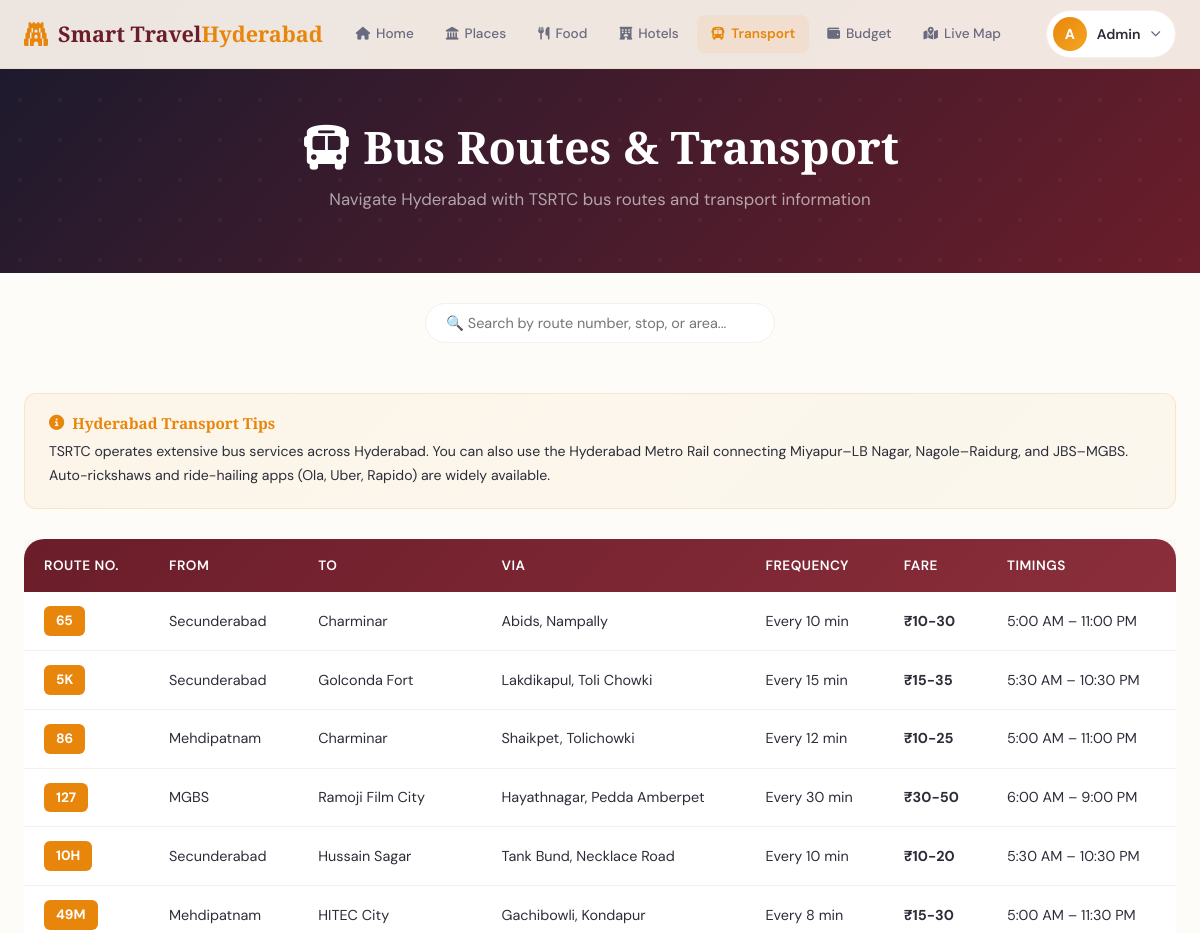
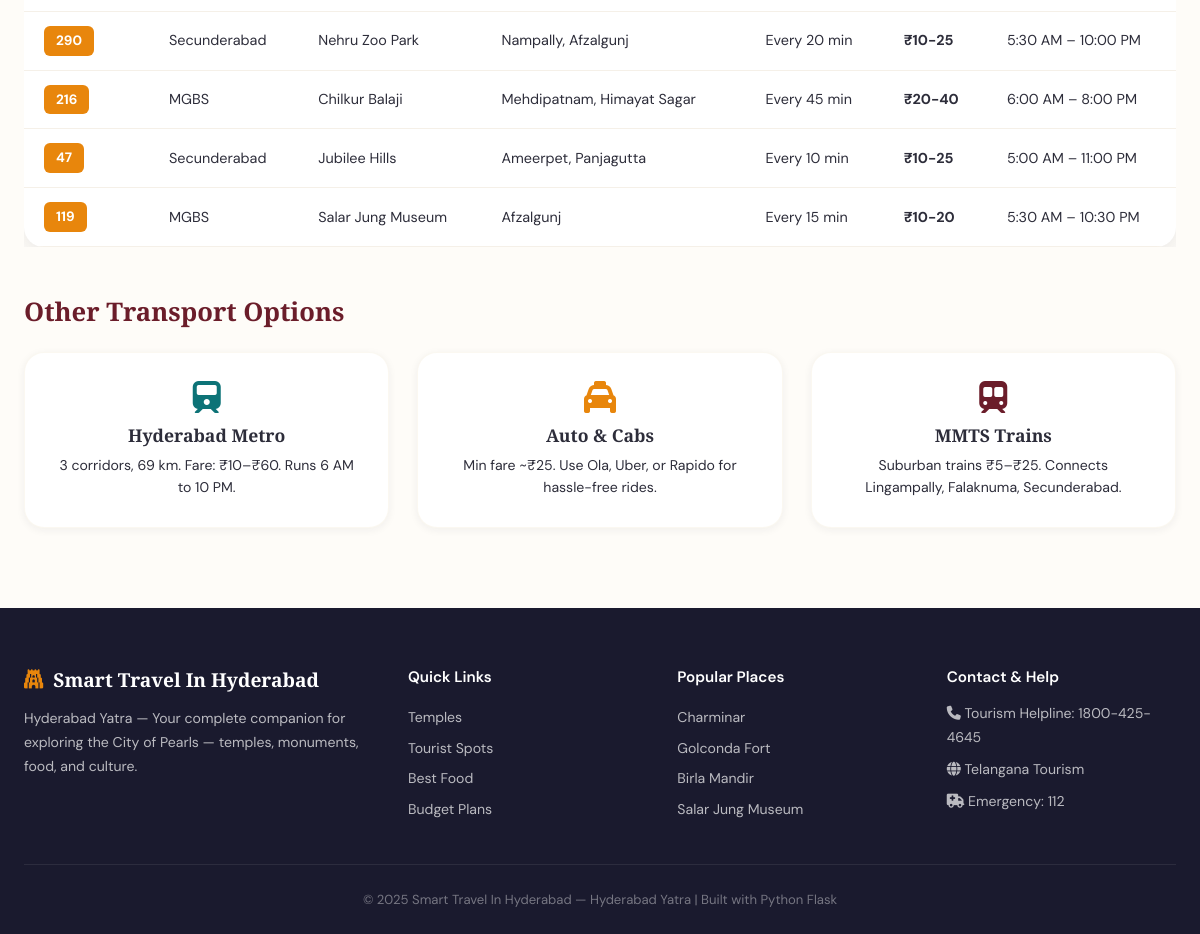
The app's page /transport (signed in) with its own data (2 pictures, top to bottom).
### tables this page shows
CREATE TABLE bus_routes (
            id INTEGER PRIMARY KEY AUTOINCREMENT,
            route_number TEXT, from_stop TEXT, to_stop TEXT,
            via TEXT, frequency TEXT, fare TEXT,
            first_bus TEXT, last_bus TEXT
        );

### app.py (the view)
@app.route('/transport')
def transport():
    search = request.args.get('search', '')
    if search:
        routes = query_db(
            "SELECT * FROM bus_routes WHERE from_stop LIKE ? OR to_stop LIKE ? OR via LIKE ? OR route_number LIKE ?",
            (f'%{search}%', f'%{search}%', f'%{search}%', f'%{search}%'))
    else:
        routes = query_db("SELECT * FROM bus_routes")
    return render_template('transport.html', routes=routes, search=search)

### app.py (called while the page is built)
def get_db():
    conn = sqlite3.connect(DATABASE)
    conn.row_factory = sqlite3.Row
    return conn

def query_db(query, args=(), one=False):
    conn = get_db()
    cur = conn.execute(query, args)
    rv = cur.fetchall()
    conn.close()
    return (rv[0] if rv else None) if one else rv

### templates/transport.html (shortened to what this page needs)
{% extends 'base.html' %}
{% block content %}
<div class="page-header"><h1><i class="fas fa-bus"></i> Bus Routes & Transport</h1><p>Navigate Hyderabad with TSRTC bus routes and transport information</p></div>
<div class="filters-bar"><input type="text" class="search-input" style="min-width:350px;" placeholder="🔍 Search by route number, stop, or area..." value="{{ search }}" onkeypress="searchTransport(event)"></div>
<div class="container" style="padding-bottom:80px;">
    <div class="tips-box" style="margin-bottom:30px;"><h4><i class="fas fa-info-circle"></i> Hyderabad Transport Tips</h4><p>TSRTC operates extensive bus services across Hyderabad. You can also use the Hyderabad Metro Rail connecting Miyapur–LB Nagar, Nagole–Raidurg, and JBS–MGBS. Auto-rickshaws and ride-hailing apps (Ola, Uber, Rapido) are widely available.</p></div>
    {% if routes %}
    <div style="overflow-x:auto;"><table class="route-table"><thead><tr><th>Route No.</th><th>From</th><th>To</th><th>Via</th><th>Frequency</th><th>Fare</th><th>Timings</th></tr></thead><tbody>
    {% for route in routes %}<tr><td><span class="route-number">{{ route.route_number }}</span></td><td>{{ route.from_stop }}</td><td>{{ route.to_stop }}</td><td>{{ route.via }}</td><td>{{ route.frequency }}</td><td><strong>{{ route.fare }}</strong></td><td>{{ route.first_bus }} – {{ route.last_bus }}</td></tr>{% endfor %}
    </tbody></table></div>
    {% else %}<div style="text-align:center;padding:60px 20px;"><h3 style="color:var(--text-light);">No routes found for "{{ search }}"</h3></div>{% endif %}
    <div style="margin-top:50px;"><h2 style="color:var(--deep-maroon);margin-bottom:24px;font-size:1.6rem;">Other Transport Options</h2>
    <div class="card-grid" style="padding:0;">
        <div class="place-card" style="padding:28px;text-align:center;"><i class="fas fa-train" style="font-size:2rem;color:var(--teal);margin-bottom:12px;"></i><h3 style="margin-bottom:8px;font-size:1.1rem;">Hyderabad Metro</h3><p style="font-size:0.88rem;">3 corridors, 69 km. Fare: ₹10–₹60. Runs 6 AM to 10 PM.</p></div>
        <div class="place-card" style="padding:28px;text-align:center;"><i class="fas fa-taxi" style="font-size:2rem;color:var(--saffron);margin-bottom:12px;"></i><h3 style="margin-bottom:8px;font-size:1.1rem;">Auto & Cabs</h3><p style="font-size:0.88rem;">Min fare ~₹25. Use Ola, Uber, or Rapido for hassle-free rides.</p></div>
        <div class="place-card" style="padding:28px;text-align:center;"><i class="fas fa-subway" style="font-size:2rem;color:var(--deep-maroon);margin-bottom:12px;"></i><h3 style="margin-bottom:8px;font-size:1.1rem;">MMTS Trains</h3><p style="font-size:0.88rem;">Suburban trains ₹5–₹25. Connects Lingampally, Falaknuma, Secunderabad.</p></div>
    </div></div>
</div>
{% endblock %}

### static/css/style.css (style rules this page uses)
:root { --saffron: #E8860C; --saffron-light: #F5A623; --deep-maroon: #6B1D2A; --royal-blue: #1A365D; --teal: #0D7377; --teal-light: #14919B; --cream: #FFF8F0; --warm-white: #FEFCF8; --pearl: #F5F0E8; --gold: #C9A84C; --dark: #1A1A2E; --text: #2D2D3A; --text-light: #6B6B80; --shadow-sm: 0 2px 8px rgba(26,26,46,0.06); --shadow-md: 0 4px 20px rgba(26,26,46,0.1); --shadow-lg: 0 12px 40px rgba(26,26,46,0.15); --radius: 12px; --radius-lg: 20px; }
* { margin: 0; padding: 0; box-sizing: border-box; }
body { font-family: 'DM Sans', sans-serif; color: var(--text); background: var(--warm-white); line-height: 1.6; overflow-x: hidden; }
h1, h2, h3, h4 { font-family: 'Playfair Display', serif; line-height: 1.2; }
.container { max-width: 1200px; margin: 0 auto; padding: 0 24px; }
.card-grid { display: grid; grid-template-columns: repeat(auto-fill, minmax(320px, 1fr)); gap: 28px; max-width: 1200px; margin: 0 auto; padding: 0 24px; }
.place-card { background: white; border-radius: var(--radius-lg); overflow: hidden; box-shadow: var(--shadow-sm); transition: all 0.35s; border: 1px solid rgba(201,168,76,0.08); }
.page-header { background: linear-gradient(135deg, var(--dark) 0%, var(--deep-maroon) 100%); padding: 120px 24px 60px; text-align: center; position: relative; overflow: hidden; }
.page-header::before { content: ''; position: absolute; inset: 0; opacity: 0.04; }
.page-header h1 { font-size: 2.8rem; color: white; margin-bottom: 12px; position: relative; }
.page-header p { color: rgba(255,255,255,0.6); font-size: 1.05rem; position: relative; }
.filters-bar { display: flex; gap: 12px; flex-wrap: wrap; justify-content: center; padding: 30px 24px; max-width: 900px; margin: 0 auto; }
.search-input { padding: 10px 20px; border: 1.5px solid var(--pearl); border-radius: 30px; font-family: 'DM Sans', sans-serif; font-size: 0.9rem; outline: none; min-width: 250px; }
.route-table { width: 100%; border-collapse: collapse; background: white; border-radius: var(--radius-lg); overflow: hidden; box-shadow: var(--shadow-md); }
.route-table thead { background: linear-gradient(135deg, var(--deep-maroon), #8B2E3B); }
.route-table th { padding: 16px 20px; text-align: left; color: white; font-family: 'DM Sans', sans-serif; font-weight: 600; font-size: 0.85rem; text-transform: uppercase; letter-spacing: 0.5px; }
.route-table td { padding: 14px 20px; font-size: 0.9rem; border-bottom: 1px solid var(--pearl); }
.route-number { display: inline-block; padding: 4px 12px; background: var(--saffron); color: white; border-radius: 6px; font-weight: 700; font-size: 0.85rem; }
.tips-box { background: linear-gradient(135deg, rgba(232,134,12,0.06), rgba(201,168,76,0.06)); border: 1px solid rgba(232,134,12,0.15); border-radius: var(--radius); padding: 20px 24px; margin-top: 20px; }
.tips-box h4 { color: var(--saffron); font-size: 0.95rem; margin-bottom: 8px; display: flex; align-items: center; gap: 8px; }
.tips-box p { font-size: 0.88rem; color: var(--text); line-height: 1.7; }

### records on screen
bus_routes: route_number "65", from_stop "Secunderabad", to_stop "Charminar", via "Abids, Nampally", frequency "Every 10 min", fare "₹10-30", first_bus "5:00 AM", last_bus "11:00 PM"
bus_routes: route_number "5K", from_stop "Secunderabad", to_stop "Golconda Fort", via "Lakdikapul, Toli Chowki", frequency "Every 15 min", fare "₹15-35", first_bus "5:30 AM", last_bus "10:30 PM"
bus_routes: route_number "86", from_stop "Mehdipatnam", to_stop "Charminar", via "Shaikpet, Tolichowki", frequency "Every 12 min", fare "₹10-25", first_bus "5:00 AM", last_bus "11:00 PM"
bus_routes: route_number "127", from_stop "MGBS", to_stop "Ramoji Film City", via "Hayathnagar, Pedda Amberpet", frequency "Every 30 min", fare "₹30-50", first_bus "6:00 AM", last_bus "9:00 PM"
bus_routes: route_number "10H", from_stop "Secunderabad", to_stop "Hussain Sagar", via "Tank Bund, Necklace Road", frequency "Every 10 min", fare "₹10-20", first_bus "5:30 AM", last_bus "10:30 PM"
bus_routes: route_number "49M", from_stop "Mehdipatnam", to_stop "HITEC City", via "Gachibowli, Kondapur", frequency "Every 8 min", fare "₹15-30", first_bus "5:00 AM", last_bus "11:30 PM"
bus_routes: route_number "290", from_stop "Secunderabad", to_stop "Nehru Zoo Park", via "Nampally, Afzalgunj", frequency "Every 20 min", fare "₹10-25", first_bus "5:30 AM", last_bus "10:00 PM"
bus_routes: route_number "216", from_stop "MGBS", to_stop "Chilkur Balaji", via "Mehdipatnam, Himayat Sagar", frequency "Every 45 min", fare "₹20-40", first_bus "6:00 AM", last_bus "8:00 PM"
bus_routes: route_number "47", from_stop "Secunderabad", to_stop "Jubilee Hills", via "Ameerpet, Panjagutta", frequency "Every 10 min", fare "₹10-25", first_bus "5:00 AM", last_bus "11:00 PM"
bus_routes: route_number "119", from_stop "MGBS", to_stop "Salar Jung Museum", via "Afzalgunj", frequency "Every 15 min", fare "₹10-20", first_bus "5:30 AM", last_bus "10:30 PM"

### other values on screen
{{ session.username[0] | upper }} "A"
{{ session.username | capitalize }} "Admin"
